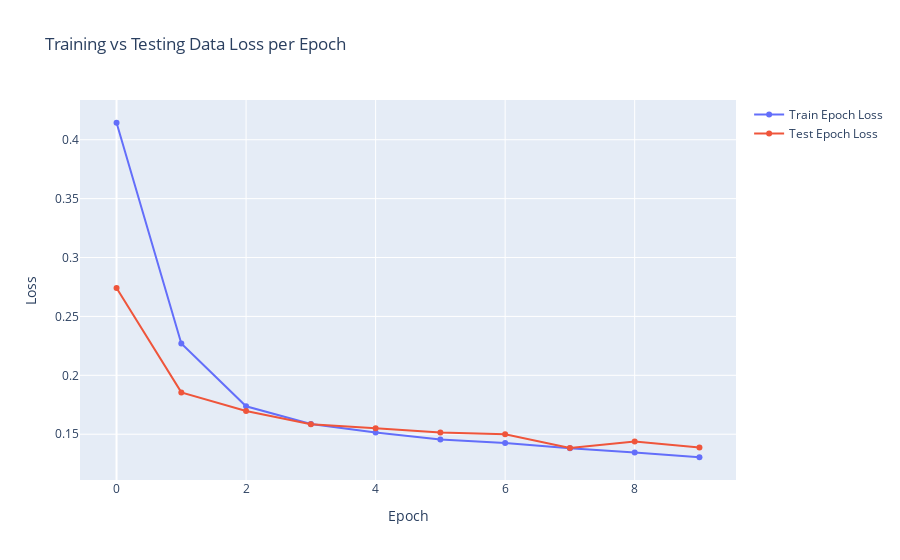

Notebook source saved alongside this figure:
### Code cell
# Plot Loss in Train vs Test data
historydf = pd.DataFrame(hist.history, index=hist.epoch)
import plotly.graph_objs as go#visualization
train_loss = {
  "mode": "lines+markers", 
  "name": "Train Epoch Loss", 
  "type": "scatter", 
  "x":hist.epoch, 
  "y":  hist.history['loss']
}
test_loss = {
  "mode": "lines+markers", 
  "name": "Test Epoch Loss", 
  "type": "scatter", 
  "x":hist.epoch, 
  "y":  hist.history['val_loss']
}

data = [train_loss,test_loss]
layout = {
  "title": "Training vs Testing Data Loss per Epoch", 
  "xaxis": {"title": "Epoch"}, 
  "yaxis": {"title": "Loss"}
}
fig = go.Figure(data=data, layout=layout)
fig.show()

### Figure 1 — Plotly figure (JSON) as saved in the notebook; plotly's stock layout.template omitted (floating-point values rounded to 4 significant figures)
{"data": [{"mode": "lines+markers", "name": "Train Epoch Loss", "type": "scatter", "x": [0, 1, 2, 3, 4, 5, 6, 7, 8, 9], "y": [0.4144, 0.2271, 0.1737, 0.1586, 0.1514, 0.1455, 0.1425, 0.138, 0.1345, 0.1304]}, {"mode": "lines+markers", "name": "Test Epoch Loss", "type": "scatter", "x": [0, 1, 2, 3, 4, 5, 6, 7, 8, 9], "y": [0.2741, 0.1855, 0.1698, 0.1585, 0.1552, 0.1514, 0.15, 0.1384, 0.1438, 0.1388]}], "layout": {"title": {"text": "Training vs Testing Data Loss per Epoch"}, "xaxis": {"title": {"text": "Epoch"}}, "yaxis": {"title": {"text": "Loss"}}}}
